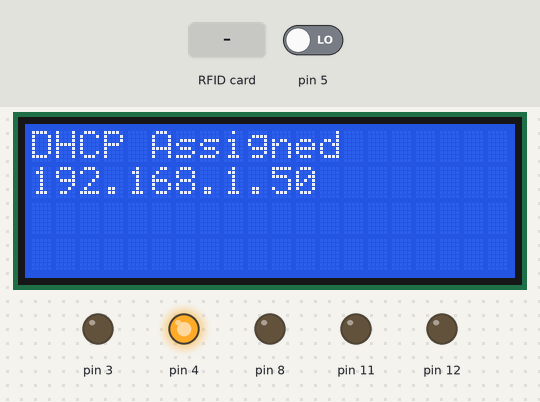
Recording of a sketch running on a simulated Arduino Mega 2560, built with avr-gcc and run on an emulated ATmega2560. Shown: 20×4 character LCD, output pins drawn as LEDs (lit = HIGH). Inputs (shaded band) come from the test bench; at power-on: pin 5 LOW. WiFi joins after 1.5 s; servers stay silent unless stated; uploads are accepted with an empty reply; pins used as bus, display or sensor lines are not drawn; what the sketch prints to the serial monitor is not drawn.

Above: at 1.7 s.
At 3.8 s:
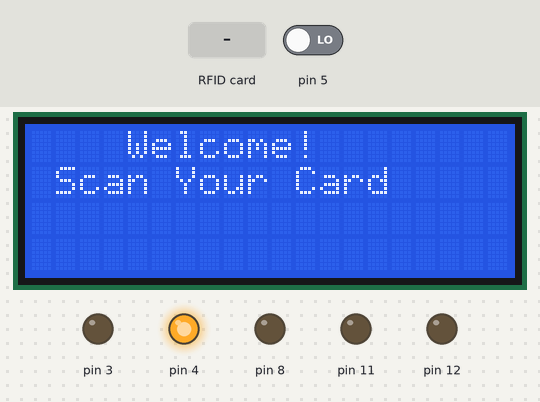
3.9 s: RFID card 5E 7A 19 C4 held to the reader
At 5.5 s:
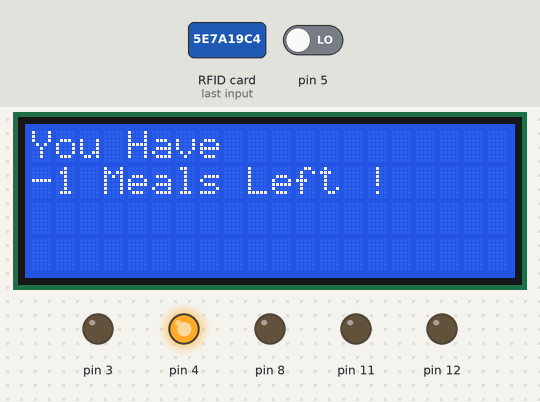
9.2 s: pin 5 driven HIGH
At 10.3 s:
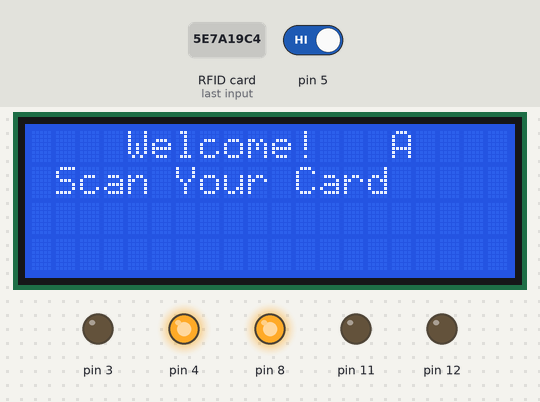
11.2 s: RFID card 5E 7A 19 C4 held to the reader
At 13.3 s:
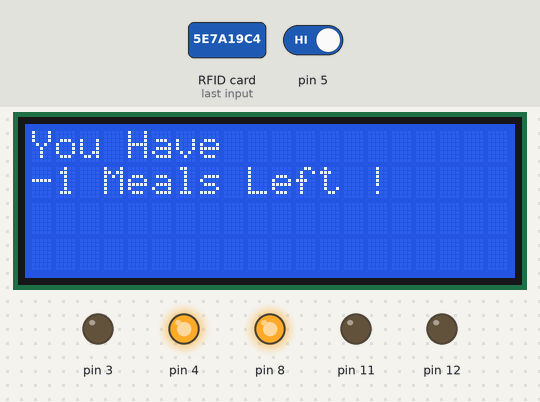
Timing chart, 0 to 14.8 s (numbered marks = the images above; inputs shaded):
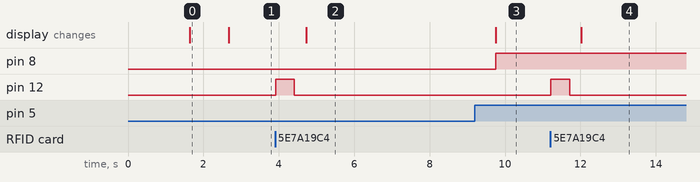

The sketch:

RestoRFID.ino
```cpp
 // ================================= RFID DECLARATION ===========================

#include <SPI.h>
#include <MFRC522.h>

#define SS_PIN 53
#define RST_PIN 49
MFRC522 mfrc522(SS_PIN, RST_PIN);   // Create MFRC522 instance.

//=======================================DECLARATION ETHERNET =================================


#include <SPI.h>
#include <Ethernet.h>

IPAddress server(192,168,1,101);

IPAddress ip(192, 168, 1, 177);
IPAddress myDns(192, 168, 1, 1);

EthernetClient client;

boolean captured = false ;

byte mac[] = {  0xDE, 0xAD, 0xBE, 0xEF, 0xFE, 0xED }; //ethernet shield mac address
byte ipstatic[] = {  192, 168, 1, 177 }; // arduino IP in lan
byte gateway[] = {  192, 168, 1, 1 }; // internet access via router
byte subnet[] = {  255, 255, 255, 0 }; //subnet mask

String readString;
// ================================= I2C DECLARATION =============================


#include <Wire.h>
#include <LiquidCrystal_I2C.h>

LiquidCrystal_I2C lcd(0x3F,20,4);  // set the LCD address to 0x3F(hethi tetgle bel scanner) for a 16 chars and 2 line display

// ================================== SETUP ======================================


void setup()
{   Serial.begin(9600);   // Initiate a serial communication
pinMode(12,OUTPUT);
pinMode(11,OUTPUT);
pinMode(8,OUTPUT);
pinMode(4,OUTPUT);
pinMode(3,OUTPUT);
pinMode(5,INPUT);
 digitalWrite(12,LOW) ;
 digitalWrite(11,LOW) ;
 digitalWrite(3,LOW) ;
 digitalWrite(4,HIGH) ;
  //=========================== RFID SETUP ==============================
  SPI.begin();      // Initiate  SPI bus
  mfrc522.PCD_Init();   // Initiate MFRC522


//============================ I2C SETUP=============================

  lcd.init();
  lcd.backlight();


//=================================ETHERNET SETUP ===============================

  Ethernet.init(10);  // Most Arduino shields
 // Ethernet.begin(mac, ipstatic, gateway, gateway, subnet) ;

  if (  Ethernet.begin(mac) == 0) {
    Serial.println("Failed to configure Ethernet using DHCP");
    lcd.clear();
    lcd.setCursor(0,0);
    lcd.print("ERROR 0");
    lcd.setCursor(0,1);
    lcd.print("DHCP Failed");

    if (Ethernet.hardwareStatus() == EthernetNoHardware) {
      Serial.println("Ethernet shield was not found.  Sorry, can't run without hardware. :(");
      lcd.clear();
    lcd.setCursor(0,0);
    lcd.print("Subscribe to");
    lcd.setCursor(0,1);
    lcd.print("ShorTech <3 <3  ");
 while(1){

 }
    }
    if (Ethernet.linkStatus() == LinkOFF) {
      Serial.println("Ethernet cable is not connected.");
          lcd.clear();
    lcd.setCursor(0,0);
    lcd.print("ERROR 2");
    lcd.setCursor(0,1);
    lcd.print("No Cable");

    }
    // try to congifure using IP address instead of DHCP:
    Ethernet.begin(mac, ip, myDns);
    lcd.clear();
    lcd.setCursor(0,0);
    lcd.print("Static IP");
    lcd.setCursor(0,1);
    lcd.print("192.168.1.177");
  } else {
    Serial.print("DHCP Assigned IP ");
    Serial.println(Ethernet.localIP());
     lcd.clear();
    lcd.setCursor(0,0);
    lcd.print("DHCP Assigned");
    lcd.setCursor(0,1);
    lcd.print(Ethernet.localIP());

  }
  // give the Ethernet shield a second to initialize:
  delay(1000);
   lcd.clear();
  lcd.setCursor(4,0);
  lcd.print("Welcome!");
  lcd.setCursor(1,1);
  lcd.print("Scan Your Card");

}
//================================ LOOP ========================================
int modeAdmin = 0;
void loop()
{
  int var = digitalRead(5) ;
  Serial.println(var) ;
if (  var ==  HIGH){
  modeAdmin=1 ;
  digitalWrite(8,HIGH);
    lcd.setCursor(15,0);
    lcd.print("A");
}
else {
  modeAdmin=0;
  digitalWrite(8,LOW);
      lcd.setCursor(15,0);
    lcd.print(" ");
}
  // Look for new cards
  if ( ! mfrc522.PICC_IsNewCardPresent())
  {
    return;
  }
  // Select one of the cards
  if ( ! mfrc522.PICC_ReadCardSerial())
  {
    return;
  }

  digitalWrite(12,HIGH);
delay(500);
  digitalWrite(12,LOW);

  Serial.println("i am here ");


  String content= "";
  byte letter;

  for (byte i = 0; i < mfrc522.uid.size; i++)
  {
    // Serial.print(mfrc522.uid.uidByte[i] < 0x10 ? " 0" : " ");
     // Serial.print(mfrc522.uid.uidByte[i], HEX);
     content.concat(String(mfrc522.uid.uidByte[i] < 0x10 ? "-0" : "-"));
     content.concat(String(mfrc522.uid.uidByte[i], HEX));
  }
//  lcd.setCursor(0,0);
  content.toUpperCase();
  //lcd.print("ID: " + content.substring(1));
  //Serial.println("i am here 2");
Serial.println( content.substring(1)) ;
  //lcd.setCursor(0,1);
repeatConnect :
   if(client.connect(server, 80)) {
    if(modeAdmin==0){
         client.println(String("GET /resto/test.php?id=")+String(content.substring(1))+String(" HTTP/1.1"));
    }
    else{
         client.println(String("GET /resto/scan_card.php?Card_ID=")+String(content.substring(1))+String(" HTTP/1.1"));
    }
    client.println("Host: 192.168.1.101");
    client.println("Connection: close");
    client.println();
  }
else {
    Serial.println("connection failed");

          lcd.clear();
          if (modeAdmin==1){
    lcd.setCursor(15,0);
    lcd.print("A");
          }
    lcd.setCursor(0,0);
    lcd.print("ERROR 3 - Server");
    lcd.setCursor(0,1);
    lcd.print("Connexion Failed");
    goto repeatConnect ;
  }
boolean done=false ;
while(!done){
    int len = client.available();
           String reponse ;
           //  Serial.println("i am here 4");
Serial.println(len);
 if (len > 0) {
  captured = true;
    byte buffer[500];
    if (len > 500) len = 500;
    client.read(buffer, len);

for (int i =0 ; i<len ; i++ ){
  if (buffer[i]==10){ reponse=""; }
  else{ reponse = reponse + char(buffer[i]) ; }
}

        client.stop();

        if( reponse=="noSuchID" ) {
  lcd.clear();

  lcd.setCursor(0,0);
  lcd.print("Card Does");
  lcd.setCursor(0,1);
  lcd.print("Not Exist!");
  }
        else if ( reponse=="1" ){
          if (modeAdmin == 0 ){
  lcd.clear();
  lcd.setCursor(0,0);
  lcd.print("Last meal ");
  lcd.setCursor(0,1);
  lcd.print("Please Recharge!");}
  else {
      lcd.clear();
    lcd.setCursor(15,0);
    lcd.print("A");

  lcd.setCursor(0,0);
  lcd.print("Current Card");
  lcd.setCursor(0,1);
  lcd.print("Changed");
    }
  }

        else if (reponse=="0" ){
  lcd.clear();
  lcd.setCursor(0,0);
  lcd.print("No Leals Left !");
  lcd.setCursor(0,1);
  lcd.print("Recharge!");
}
        else {reponse=String(reponse.toInt()-1) ;
  lcd.clear();

  lcd.setCursor(0,0);
  lcd.print("You Have ");
  lcd.setCursor(0,1);
  lcd.print(String(reponse)+" Meals Left !");}
  // Serial.println("i am here 3");

  delay(5000);
      done=true;
      //   Serial.println("i am here 3");

  }
}
  lcd.clear();
          lcd.setCursor(15,0);
    lcd.print("A");
  lcd.setCursor(4,0);
  lcd.print("Welcome!");
  lcd.setCursor(1,1);
  lcd.print("Scan Your Card");
}
```

Measured:
- after the input at 3.9 s, pin 12: LOW → HIGH at once, → LOW 0.50 s later; the display: changes after 0.82 s (image 2)
- after the input at 9.2 s, pin 8: LOW → HIGH after 0.55 s
- after the input at 11.2 s, pin 12: LOW → HIGH at once, → LOW 0.50 s later; the display: changes after 0.82 s (image 4)
- what the display in image 0 shows lasts 1.1 s, from 1.6 s to 2.7 s
